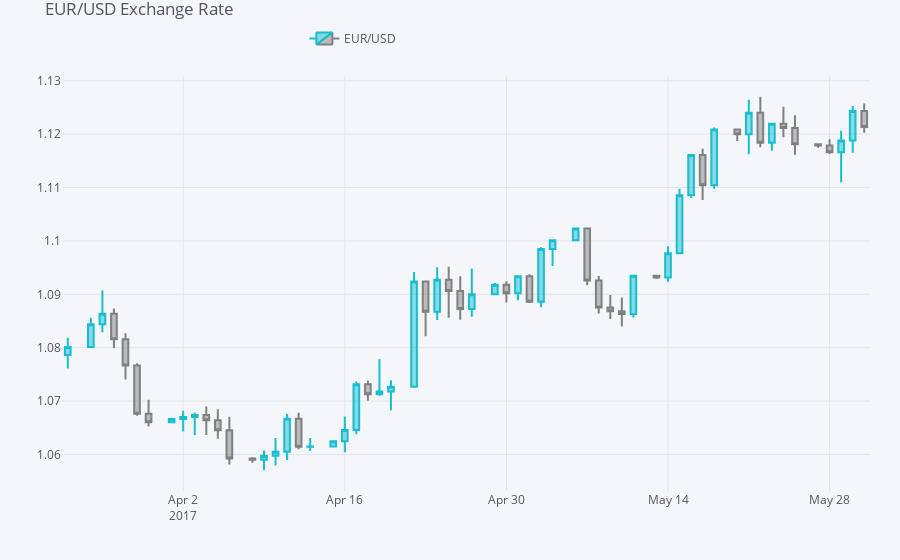

Here is the notebook cell this chart was saved with:
### Code cell
plyo.iplot(
    qf.iplot(asFigure=True),
    image='png',
    filename='qf_01'
)
